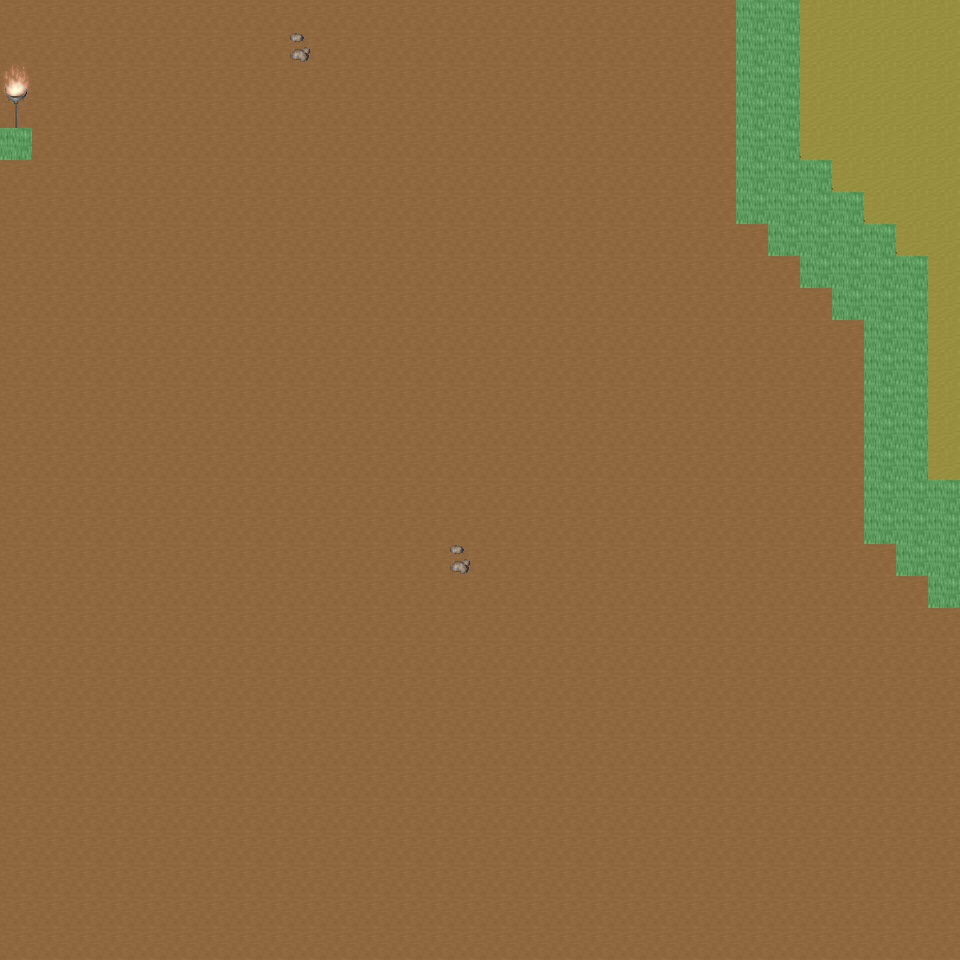

Rendered tile map (Tiled .tmx) drawn with the repository's tilesets; below, a short description and the map source with its tile grids summarised:
An orthogonal 30x30 tile map with 32x32 px tiles, 6 tile layers (Ground, Object, Object2, Above, ...), 31 tilesets and 7 objects (7x mapExit).

<map version="1.0" orientation="orthogonal" renderorder="right-down" width="30" height="30" tilewidth="32" tileheight="32" nextobjectid="8">
  <tileset firstgid="1" name="tileset_ground_ground" tilewidth="32" tileheight="32" tilecount="33" columns="3">
    <image source="../drawable/tileset_ground_ground.png" width="96" height="352" />
  </tileset>
  <tileset firstgid="34" name="tileset_ground_ridge_earth_dark" tilewidth="32" tileheight="32" tilecount="96" columns="12">
    <image source="../drawable/tileset_ground_ridge_earth_dark.png" width="384" height="256" />
  </tileset>
  <tileset firstgid="130" name="tileset_furniture_light_iron_lamp" tilewidth="32" tileheight="32" tilecount="3" columns="1">
    <image source="../drawable/tileset_furniture_light_iron_lamp.png" width="32" height="96" />
  </tileset>
  <tileset firstgid="133" name="tileset_furniture_light_dark_torch" tilewidth="32" tileheight="32" tilecount="8" columns="2">
    <image source="../drawable/tileset_furniture_light_dark_torch.png" width="64" height="128" />
  </tileset>
  <tileset firstgid="141" name="tileset_furniture_light_flames" tilewidth="32" tileheight="32" tilecount="6" columns="6">
    <image source="../drawable/tileset_furniture_light_flames.png" width="192" height="32" />
  </tileset>
  <tileset firstgid="147" name="tileset_item_corpse_skeleton" tilewidth="32" tileheight="32" tilecount="4" columns="2">
    <image source="../drawable/tileset_item_corpse_skeleton.png" width="64" height="64" />
  </tileset>
  <tileset firstgid="151" name="tileset_item_blood_floor_stains_2" tilewidth="32" tileheight="32" tilecount="4" columns="2">
    <image source="../drawable/tileset_item_blood_floor_stains_2.png" width="64" height="64" />
  </tileset>
  <tileset firstgid="155" name="tileset_item_chest_large" tilewidth="32" tileheight="32" tilecount="8" columns="4">
    <image source="../drawable/tileset_item_chest_large.png" width="128" height="64" />
  </tileset>
  <tileset firstgid="163" name="tileset_item_armor_sword_rack" tilewidth="32" tileheight="32" tilecount="4" columns="2">
    <image source="../drawable/tileset_item_armor_sword_rack.png" width="64" height="64" />
  </tileset>
  <tileset firstgid="167" name="tileset_item_armor_weapons_rack" tilewidth="32" tileheight="32" tilecount="18" columns="9">
    <image source="../drawable/tileset_item_armor_weapons_rack.png" width="288" height="64" />
  </tileset>
  <tileset firstgid="185" name="tileset_item_pot_barrel_tall" tilewidth="32" tileheight="32" tilecount="2" columns="1">
    <image source="../drawable/tileset_item_pot_barrel_tall.png" width="32" height="64" />
  </tileset>
  <tileset firstgid="187" name="tileset_item_pot_pot_tall" tilewidth="32" tileheight="32" tilecount="2" columns="1">
    <image source="../drawable/tileset_item_pot_pot_tall.png" width="32" height="64" />
  </tileset>
  <tileset firstgid="189" name="tileset_ground_rock_pebbles" tilewidth="32" tileheight="32" tilecount="3" columns="1">
    <image source="../drawable/tileset_ground_rock_pebbles.png" width="32" height="96" />
  </tileset>
  <tileset firstgid="192" name="tileset_item_corpse_skull_dark" tilewidth="32" tileheight="32" tilecount="2" columns="2">
    <image source="../drawable/tileset_item_corpse_skull_dark.png" width="64" height="32" />
  </tileset>
  <tileset firstgid="194" name="tileset_ground_ladder_horizontal_dark" tilewidth="32" tileheight="32" tilecount="3" columns="1">
    <image source="../drawable/tileset_ground_ladder_horizontal_dark.png" width="32" height="96" />
  </tileset>
  <tileset firstgid="197" name="tileset_ground_fire_fire" tilewidth="32" tileheight="32" tilecount="27" columns="3">
    <image source="../drawable/tileset_ground_fire_fire.png" width="96" height="288" />
  </tileset>
  <tileset firstgid="224" name="tileset_ground_cobbled_paving" tilewidth="32" tileheight="32" tilecount="1" columns="1">
    <image source="../drawable/tileset_ground_cobbled_paving.png" width="32" height="32" />
  </tileset>
  <tileset firstgid="225" name="tileset_plant_stump_int_small_stump" tilewidth="32" tileheight="32" tilecount="1" columns="1">
    <image source="../drawable/tileset_plant_stump_int_small_stump.png" width="32" height="32" />
  </tileset>
  <tileset firstgid="226" name="tileset_furniture_table_tree_stump_table" tilewidth="32" tileheight="32" tilecount="4" columns="2">
    <image source="../drawable/tileset_furniture_table_tree_stump_table.png" width="64" height="64" />
  </tileset>
  <tileset firstgid="230" name="tileset_logic_collision" tilewidth="32" tileheight="32" tilecount="1" columns="1">
    <image source="../drawable/tileset_logic_collision.png" width="32" height="32" />
  </tileset>
  <tileset firstgid="231" name="tileset_ground_ladder_vertical_dark" tilewidth="32" tileheight="32" tilecount="3" columns="3">
    <image source="../drawable/tileset_ground_ladder_vertical_dark.png" width="96" height="32" />
  </tileset>
  <tileset firstgid="234" name="tileset_logic_creature_animal" tilewidth="32" tileheight="32" tilecount="32" columns="8">
    <image source="../drawable/tileset_logic_creature_animal.png" width="256" height="128" />
  </tileset>
  <tileset firstgid="266" name="tileset_logic_creature_human_barbarian" tilewidth="32" tileheight="32" tilecount="7" columns="7">
    <image source="../drawable/tileset_logic_creature_human_barbarian.png" width="224" height="32" />
  </tileset>
  <tileset firstgid="273" name="tileset_ground_ladder_steps" tilewidth="32" tileheight="32" tilecount="6" columns="3">
    <image source="../drawable/tileset_ground_ladder_steps.png" width="96" height="64" />
  </tileset>
  <tileset firstgid="279" name="tileset_logic_portal" tilewidth="32" tileheight="32" tilecount="24" columns="8">
    <image source="../drawable/tileset_logic_portal.png" width="256" height="96" />
  </tileset>
  <tileset firstgid="303" name="tileset_ground_earth_edges_yellowgreen" tilewidth="32" tileheight="32" tilecount="15" columns="5">
    <image source="../drawable/tileset_ground_earth_edges_yellowgreen.png" width="160" height="96" />
  </tileset>
  <tileset firstgid="318" name="tileset_plant_grasses" tilewidth="32" tileheight="32" tilecount="6" columns="3">
    <image source="../drawable/tileset_plant_grasses.png" width="96" height="64" />
  </tileset>
  <tileset firstgid="324" name="tileset_light_yellow_light_5x5" tilewidth="32" tileheight="32" tilecount="25" columns="5">
    <image source="../drawable/tileset_light_yellow_light_5x5.png" width="160" height="160" />
  </tileset>
  <tileset firstgid="349" name="tileset_light_dim_yellow_light_7x5" tilewidth="32" tileheight="32" tilecount="35" columns="7">
    <image source="../drawable/tileset_light_dim_yellow_light_7x5.png" width="224" height="160" />
  </tileset>
  <tileset firstgid="384" name="tileset_item_firewood" tilewidth="32" tileheight="32" tilecount="12" columns="3">
    <image source="../drawable/tileset_item_firewood.png" width="96" height="128" />
  </tileset>
  <tileset firstgid="396" name="tileset_logic_creature_insect" tilewidth="32" tileheight="32" tilecount="5" columns="5">
    <image source="../drawable/tileset_logic_creature_insect.png" width="160" height="32" />
  </tileset>
  <layer name="Ground" width="30" height="30">
    <data>[900 cells, 900 non-empty, 2 distinct tile ids]</data>
  </layer>
  <layer name="Object" width="30" height="30">
    <data>[900 cells, 54 non-empty, 12 distinct tile ids]</data>
  </layer>
  <layer name="Object2" width="30" height="30">
    <data>[900 cells, 0 non-empty, 0 distinct tile ids]</data>
  </layer>
  <layer name="Above" width="30" height="30">
    <data>[900 cells, 2 non-empty, 2 distinct tile ids]</data>
  </layer>
  <layer name="Above2" width="30" height="30">
    <data>[900 cells, 1 non-empty, 1 distinct tile ids]</data>
  </layer>
  <layer name="Walkable" width="30" height="30">
    <data>[900 cells, 48 non-empty, 1 distinct tile ids]</data>
  </layer>
  <objectgroup name="MapEvents">
    <object id="1" name="north" type="mapExit" x="0" y="0" width="736" height="32">
      <properties>
        <property name="map" value="level_0_x206_y9" />
        <property name="x" value="0" />
        <property name="y" value="28" />
      </properties>
    </object>
    <object id="2" name="north2" type="mapExit" x="800" y="0" width="160" height="32">
      <properties>
        <property name="map" value="level_0_x206_y9" />
        <property name="x" value="25" />
        <property name="y" value="28" />
      </properties>
    </object>
    <object id="3" name="south" type="mapExit" x="0" y="928" width="960" height="32">
      <properties>
        <property name="map" value="level_0_x206_y11" />
        <property name="x" value="0" />
        <property name="y" value="1" />
      </properties>
    </object>
    <object id="4" name="west" type="mapExit" x="0" y="0" width="32" height="128">
      <properties>
        <property name="map" value="level_0_x205_y10" />
        <property name="x" value="28" />
        <property name="y" value="0" />
      </properties>
    </object>
    <object id="5" name="west2" type="mapExit" x="0" y="160" width="32" height="800">
      <properties>
        <property name="map" value="level_0_x205_y10" />
        <property name="x" value="28" />
        <property name="y" value="5" />
      </properties>
    </object>
    <object id="6" name="east" type="mapExit" x="928" y="0" width="32" height="480">
      <properties>
        <property name="map" value="level_0_x207_y10" />
        <property name="x" value="1" />
        <property name="y" value="0" />
      </properties>
    </object>
    <object id="7" name="east2" type="mapExit" x="928" y="608" width="32" height="352">
      <properties>
        <property name="map" value="level_0_x207_y10" />
        <property name="x" value="1" />
        <property name="y" value="19" />
      </properties>
    </object>
  </objectgroup>
</map>
